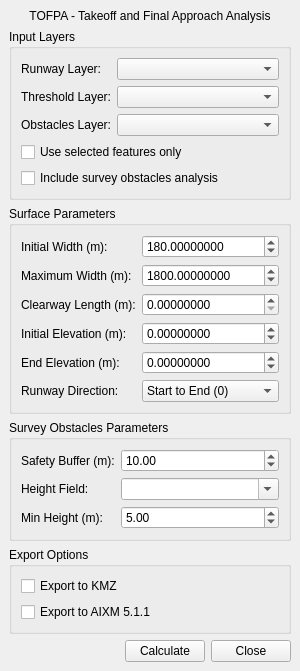
<?xml version="1.0" encoding="UTF-8"?>
<ui version="4.0">
 <class>TOFPADockWidgetBase</class>
 <widget class="QDockWidget" name="TOFPADockWidgetBase">
  <property name="geometry">
   <rect>
    <x>0</x>
    <y>0</y>
    <width>300</width>
    <height>500</height>
   </rect>
  </property>
  <property name="windowTitle">
   <string>TOFPA</string>
  </property>
  <widget class="QWidget" name="dockWidgetContents">
   <layout class="QVBoxLayout" name="verticalLayout">
    <item>
     <widget class="QLabel" name="titleLabel">
      <property name="text">
       <string>TOFPA - Takeoff and Final Approach Analysis</string>
      </property>
      <property name="alignment">
       <set>Qt::AlignCenter</set>
      </property>
     </widget>
    </item>
    <item>
     <widget class="QGroupBox" name="layersGroup">
      <property name="title">
       <string>Input Layers</string>
      </property>
      <layout class="QFormLayout" name="formLayout">
       <item row="0" column="0">
        <widget class="QLabel" name="runwayLabel">
         <property name="text">
          <string>Runway Layer:</string>
         </property>
        </widget>
       </item>
       <item row="0" column="1">
        <widget class="QgsMapLayerComboBox" name="runwayLayerCombo"/>
       </item>
       <item row="1" column="0">
        <widget class="QLabel" name="thresholdLabel">
         <property name="text">
          <string>Threshold Layer:</string>
         </property>
        </widget>
       </item>
       <item row="1" column="1">
        <widget class="QgsMapLayerComboBox" name="thresholdLayerCombo"/>
       </item>
       <item row="2" column="0">
        <widget class="QLabel" name="obstaclesLabel">
         <property name="text">
          <string>Obstacles Layer:</string>
         </property>
        </widget>
       </item>
       <item row="2" column="1">
        <widget class="QgsMapLayerComboBox" name="obstaclesLayerCombo"/>
       </item>
       <item row="3" column="0" colspan="2">
        <widget class="QCheckBox" name="useSelectedFeatureCheckBox">
         <property name="text">
          <string>Use selected features only</string>
         </property>
        </widget>
       </item>
       <item row="4" column="0" colspan="2">
        <widget class="QCheckBox" name="includeObstaclesCheckBox">
         <property name="text">
          <string>Include survey obstacles analysis</string>
         </property>
        </widget>
       </item>
      </layout>
     </widget>
    </item>
    <item>
     <widget class="QGroupBox" name="paramsGroup">
      <property name="title">
       <string>Surface Parameters</string>
      </property>
      <layout class="QFormLayout" name="formLayout_2">
       <item row="0" column="0">
        <widget class="QLabel" name="initialWidthLabel">
         <property name="text">
          <string>Initial Width (m):</string>
         </property>
        </widget>
       </item>
       <item row="0" column="1">
        <widget class="QDoubleSpinBox" name="initialWidthSpin">
         <property name="minimum">
          <double>0.000000000000000</double>
         </property>
         <property name="maximum">
          <double>10000.000000000000000</double>
         </property>
         <property name="decimals">
          <number>8</number>
         </property>
         <property name="value">
          <double>180.000000000000000</double>
         </property>
        </widget>
       </item>
       <item row="1" column="0">
        <widget class="QLabel" name="maxWidthLabel">
         <property name="text">
          <string>Maximum Width (m):</string>
         </property>
        </widget>
       </item>
       <item row="1" column="1">
        <widget class="QDoubleSpinBox" name="maxWidthSpin">
         <property name="minimum">
          <double>0.000000000000000</double>
         </property>
         <property name="maximum">
          <double>100000.000000000000000</double>
         </property>
         <property name="decimals">
          <number>8</number>
         </property>
         <property name="value">
          <double>1800.000000000000000</double>
         </property>
        </widget>
       </item>
       <item row="2" column="0">
        <widget class="QLabel" name="clearwayLabel">
         <property name="text">
          <string>Clearway Length (m):</string>
         </property>
        </widget>
       </item>
       <item row="2" column="1">
        <widget class="QDoubleSpinBox" name="clearwayLengthSpin">
         <property name="minimum">
          <double>0.000000000000000</double>
         </property>
         <property name="maximum">
          <double>10000.000000000000000</double>
         </property>
         <property name="decimals">
          <number>8</number>
         </property>
        </widget>
       </item>
       <item row="3" column="0">
        <widget class="QLabel" name="initElevLabel">
         <property name="text">
          <string>Initial Elevation (m):</string>
         </property>
        </widget>
       </item>
       <item row="3" column="1">
        <widget class="QDoubleSpinBox" name="initialElevationSpin">
         <property name="minimum">
          <double>-1000.000000000000000</double>
         </property>
         <property name="maximum">
          <double>10000.000000000000000</double>
         </property>
         <property name="decimals">
          <number>8</number>
         </property>
        </widget>
       </item>
       <item row="4" column="0">
        <widget class="QLabel" name="endElevLabel">
         <property name="text">
          <string>End Elevation (m):</string>
         </property>
        </widget>
       </item>       <item row="4" column="1">
        <widget class="QDoubleSpinBox" name="endElevationSpin">
         <property name="minimum">
          <double>-1000.000000000000000</double>
         </property>
         <property name="maximum">
          <double>10000.000000000000000</double>
         </property>
         <property name="decimals">
          <number>8</number>
         </property>
        </widget>
       </item>
       <item row="5" column="0">
        <widget class="QLabel" name="directionLabel">
         <property name="text">
          <string>Runway Direction:</string>
         </property>
        </widget>
       </item>
       <item row="5" column="1">
        <widget class="QComboBox" name="directionCombo">
         <item>
          <property name="text">
           <string>Start to End (0)</string>
          </property>
         </item>
         <item>
          <property name="text">
           <string>End to Start (-1)</string>
          </property>
         </item>
        </widget>
       </item>
      </layout>
     </widget>
    </item>
    <item>
     <widget class="QGroupBox" name="obstaclesGroup">
      <property name="title">
       <string>Survey Obstacles Parameters</string>
      </property>
      <layout class="QFormLayout" name="formLayout_3">
       <item row="0" column="0">
        <widget class="QLabel" name="obstacleBufferLabel">
         <property name="text">
          <string>Safety Buffer (m):</string>
         </property>
        </widget>
       </item>
       <item row="0" column="1">
        <widget class="QDoubleSpinBox" name="obstacleBufferSpin">
         <property name="minimum">
          <double>0.000000000000000</double>
         </property>
         <property name="maximum">
          <double>1000.000000000000000</double>
         </property>
         <property name="decimals">
          <number>2</number>
         </property>
         <property name="value">
          <double>10.00</double>
         </property>
        </widget>
       </item>
       <item row="1" column="0">
        <widget class="QLabel" name="obstacleHeightFieldLabel">
         <property name="text">
          <string>Height Field:</string>
         </property>
        </widget>
       </item>
       <item row="1" column="1">
        <widget class="QComboBox" name="obstacleHeightFieldCombo">
         <property name="editable">
          <bool>true</bool>
         </property>
        </widget>
       </item>
       <item row="2" column="0">
        <widget class="QLabel" name="minObstacleHeightLabel">
         <property name="text">
          <string>Min Height (m):</string>
         </property>
        </widget>
       </item>
       <item row="2" column="1">
        <widget class="QDoubleSpinBox" name="minObstacleHeightSpin">
         <property name="minimum">
          <double>0.000000000000000</double>
         </property>
         <property name="maximum">
          <double>1000.000000000000000</double>
         </property>
         <property name="decimals">
          <number>2</number>
         </property>
         <property name="value">
          <double>5.00</double>
         </property>
        </widget>
       </item>
      </layout>
     </widget>
    </item>
    <item>
     <widget class="QGroupBox" name="exportGroup">
      <property name="title">
       <string>Export Options</string>
      </property>
      <layout class="QVBoxLayout" name="verticalLayout_2">
       <item>
        <widget class="QCheckBox" name="exportToKmzCheckBox">
         <property name="text">
          <string>Export to KMZ</string>
         </property>
        </widget>
       </item>
       <item>
        <widget class="QCheckBox" name="exportToAixmCheckBox">
         <property name="text">
          <string>Export to AIXM 5.1.1</string>
         </property>
        </widget>
       </item>
      </layout>
     </widget>
    </item>
    <item>
     <spacer name="verticalSpacer">
      <property name="orientation">
       <enum>Qt::Vertical</enum>
      </property>
      <property name="sizeHint" stdset="0">
       <size>
        <width>20</width>
        <height>40</height>
       </size>
      </property>
     </spacer>
    </item>
    <item>
     <layout class="QHBoxLayout" name="buttonLayout">
      <item>
       <spacer name="horizontalSpacer">
        <property name="orientation">
         <enum>Qt::Horizontal</enum>
        </property>
        <property name="sizeHint" stdset="0">
         <size>
          <width>40</width>
          <height>20</height>
         </size>
        </property>
       </spacer>
      </item>
      <item>
       <widget class="QPushButton" name="calculateButton">
        <property name="text">
         <string>Calculate</string>
        </property>
       </widget>
      </item>
      <item>
       <widget class="QPushButton" name="cancelButton">
        <property name="text">
         <string>Close</string>
        </property>
       </widget>
      </item>
     </layout>
    </item>
   </layout>
  </widget>
 </widget>
 <customwidgets>
  <customwidget>
   <class>QgsMapLayerComboBox</class>
   <extends>QComboBox</extends>
   <header>qgsmaplayercombobox.h</header>
  </customwidget>
 </customwidgets>
 <resources/>
 <connections/>
</ui>
